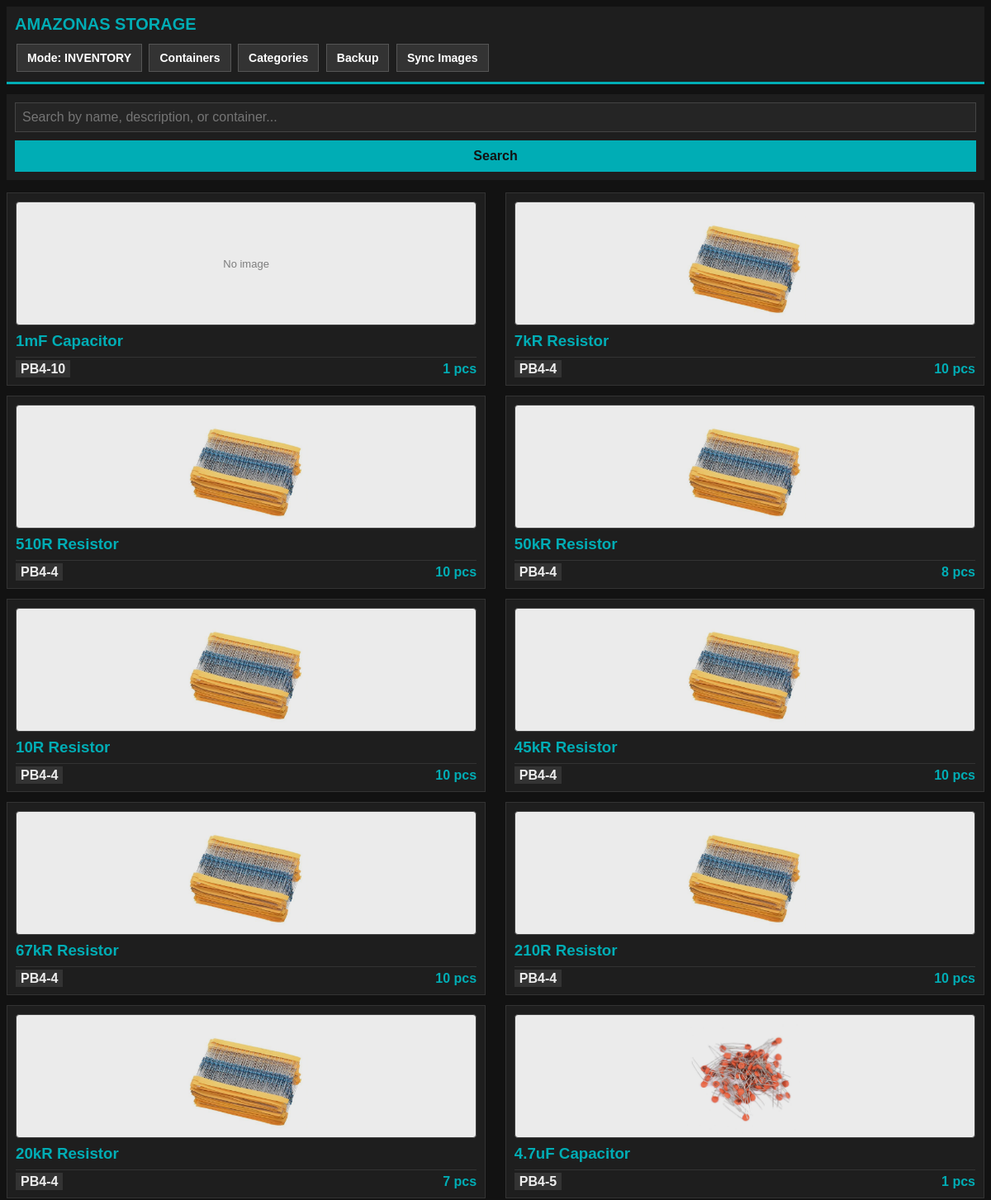
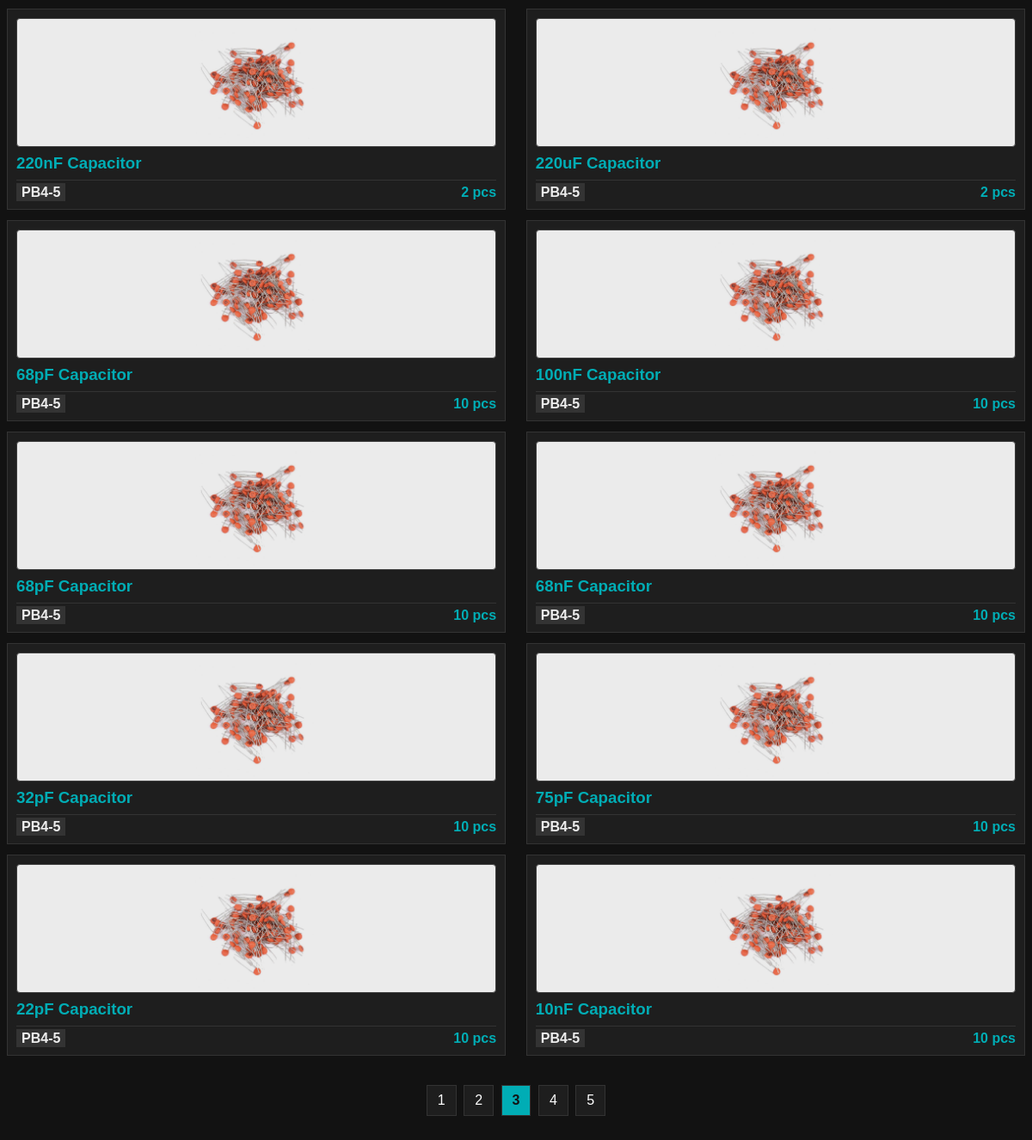
/?page=3, run on the app's committed database (2 pictures, top to bottom).
### tables this page shows
CREATE TABLE items (
            id INTEGER PRIMARY KEY AUTOINCREMENT,
            name TEXT NOT NULL,
            description TEXT,
            quantity INTEGER DEFAULT 1,
            container_id TEXT NOT NULL, category_id INTEGER, image_url TEXT, datasheet_url TEXT,
            FOREIGN KEY (container_id) REFERENCES containers (id)
        );

### app.py (the view)
@app.get("/", response_class=HTMLResponse)
async def index(request: Request, q: Optional[str] = None, page: int = Query(1, ge=1)):
    search_query = (q or "").strip()
    config = load_config()
    current_mode = config.get("mode", "inventory")
    items_per_page = 20 if search_query else (3 if current_mode == "edit" else 20)
    db = db_module.get_db()
    base_query = """
        FROM items i
        LEFT JOIN categories c ON i.category_id = c.id
        LEFT JOIN categories p ON c.parent_id = p.id
    """
    where_clause = ""
    params = []
    if search_query:
        where_clause = """ WHERE i.name LIKE ? OR i.description LIKE ? OR i.container_id LIKE ?
                           OR c.name LIKE ? OR p.name LIKE ? """
        params = [f"%{search_query}%"] * 5
    total_found = db.execute(f"SELECT COUNT(*) {base_query} {where_clause}", params).fetchone()[0]
    total_pages = max(1, math.ceil(total_found / items_per_page))
    if page > total_pages:
        page = total_pages
    offset = (page - 1) * items_per_page
    select_query = f"""
        SELECT i.*, c.name as category_name, p.name as parent_category_name
        {base_query} {where_clause}
        ORDER BY i.id DESC
        LIMIT ? OFFSET ?
    """
    items = db.execute(select_query, params + [items_per_page, offset]).fetchall()
    containers = db.execute("SELECT * FROM containers ORDER BY type_code ASC, main_num ASC, sub_num ASC").fetchall()
    subcategories = db.execute("""
        SELECT c.id, c.name, p.name as parent_name
        FROM categories c
        JOIN categories p ON c.parent_id = p.id
        ORDER BY p.name ASC, c.name ASC
    """).fetchall()
    total_items = db.execute("SELECT COUNT(*) FROM items").fetchone()[0]
    total_containers = db.execute("SELECT COUNT(*) FROM containers").fetchone()[0]
    db.close()
    start_p = max(1, page - 2)
    end_p = min(total_pages, page + 2)
    page_range = list(range(start_p, end_p + 1))
    return templates.TemplateResponse(
        request=request,
        name="index.html",
        context={
            "items": items,
            "containers": containers,
            "subcategories": subcategories,
            "search_query": search_query,
            "total_items": total_items,
            "total_containers": total_containers,
            "mode": current_mode,
            "current_page": page,
            "total_pages": total_pages,
            "page_range": page_range
        }
    )

### templates/index.html (shortened to what this page needs)
<!DOCTYPE html PUBLIC "-//W3C//DTD HTML 4.01 Transitional//EN" "http://www.w3.org/TR/html4/loose.dtd">
<html>
<head>
</head>
<body>
    <div class="header">
        <h1>AMAZONAS STORAGE</h1>
        <div>
            <a href="/toggle-mode" class="nav-btn">Mode: {{ mode.upper() }}</a>
            <a href="/containers" class="nav-btn">Containers</a>
            <a href="/categories" class="nav-btn">Categories</a>
            <a href="/backup" class="nav-btn">Backup</a>
            <a href="/sync-images" class="nav-btn">Sync Images</a>
        </div>
    </div>
    <div class="search-box">
        <form method="get" action="/">
            <input type="text" name="q" value="{{ search_query }}" placeholder="Search by name, description, or container...">
            <button type="submit" class="btn">Search</button>
        </form>
    </div>
    <div class="card-container clearfix">
        {% for item in items %}
            <div class="card" id="card-{{ item.id }}">
                {% if mode == 'edit' %}
                    <form method="post" action="/edit-item/{{ item.id }}">
                        <input type="text" name="name" value="{{ item.name }}" required>
                        <textarea name="description" rows="2">{{ item.description or '' }}</textarea>
                        <input type="number" name="quantity" value="{{ item.quantity }}">
                        <select name="container_id">
                            {% for c in containers %}
                                <option value="{{ c.id }}" {% if c.id == item.container_id %}selected{% endif %}>{{ c.id }}</option>
                            {% endfor %}
                        </select>
                        <select name="category_id">
                            <option value="">-- No Category --</option>
                            {% for cat in subcategories %}
                                <option value="{{ cat.id }}" {% if cat.id == item.category_id %}selected{% endif %}>{{ cat.parent_name }} > {{ cat.name }}</option>
                            {% endfor %}
                        </select>
                        <input type="text" id="img-input-{{ item.id }}" name="image_url" value="{{ item.image_url or '' }}" placeholder="Image URL / Filename">
                        <div class="paste-area" onclick="setActivePaste({{ item.id }})" id="paste-zone-{{ item.id }}">
                            Click here, then press <strong>Ctrl+V</strong>
                        </div>
                        <button type="submit" class="btn">Update</button>
                        <button type="submit" formaction="/delete-item/{{ item.id }}" class="btn btn-danger" onclick="return confirm('Delete item?')">Delete</button>
                    </form>
                {% else %}
                    <div class="img-box">
                        {% if item.image_url %}
                            {% if item.image_url.startswith('http') %}
                                <img src="{{ item.image_url }}" alt="Icon">
                            {% else %}
                                <img src="/assets/icon/{{ item.image_url }}" alt="Icon">
                            {% endif %}
                        {% else %}
                            <span style="color: #888888; font-size: 13px;">No image</span>
                        {% endif %}
                    </div>
                    <h3 style="margin: 5px 0; color: #00adb5;">{{ item.name }}</h3>
                    <div style="margin-top: 8px; border-top: 1px solid #333; padding-top: 5px;">
                        <span style="background-color: #333; padding: 2px 6px; font-weight: bold;">{{ item.container_id }}</span>
                        <span style="float: right; font-weight: bold; color: #00adb5;">{{ item.quantity }} pcs</span>
                    </div>
                {% endif %}
            </div>
        {% else %}
            <p style="text-align: center; color: #888;">No results found.</p>
        {% endfor %}
    </div>
    {% if total_pages > 1 %}
    <div class="pagination">
        {% for p in page_range %}
            <a href="/?page={{ p }}{% if search_query %}&q={{ search_query }}{% endif %}" class="{% if p == current_page %}active{% endif %}">{{ p }}</a>
        {% endfor %}
    </div>
    {% endif %}
</body>
</html>

### templates/index.html (style rules this page uses)
* { -webkit-box-sizing: border-box; -moz-box-sizing: border-box; box-sizing: border-box; }
body { font-family: Arial, Helvetica, sans-serif; background-color: #121212; color: #eeeeee; margin: 0; padding: 8px; }
.header { background-color: #1e1e1e; border-bottom: 3px solid #00adb5; padding: 10px; margin-bottom: 12px; }
.header h1 { margin: 0 0 10px 0; color: #00adb5; font-size: 20px; }
.nav-btn { display: inline-block; background-color: #333333; color: #ffffff; text-decoration: none; padding: 8px 12px; margin: 2px; border: 1px solid #555555; font-size: 14px; font-weight: bold; }
.search-box { margin-bottom: 15px; background-color: #1e1e1e; padding: 10px; }
input[type="text"], input[type="number"], select, textarea { background-color: #252525; color: #ffffff; border: 1px solid #444444; padding: 8px; font-size: 16px; margin-bottom: 6px; width: 100%; }
.btn { background-color: #00adb5; color: #121212; border: none; padding: 10px 15px; font-size: 16px; font-weight: bold; cursor: pointer; width: 100%; margin-top: 4px; }
.card-container { width: 100%; }
.card { background-color: #1e1e1e; border: 1px solid #333333; padding: 10px; margin-bottom: 12px; float: left; width: 100%; }
@media screen and (min-width: 600px) { .card { width: 49%; margin-right: 2%; } }
@media screen and (min-width: 600px) { .card:nth-child(2n) { margin-right: 0; } }
.clearfix:after { content: ""; display: table; clear: both; }
.img-box { width: 100%; height: 150px; background-color: #ffffff; border: 1px solid #444444; margin-bottom: 8px; text-align: center; line-height: 150px; overflow: hidden; border-radius: 4px; -webkit-filter: brightness(0.92); filter: brightness(0.92); }
.img-box img { max-width: 100%; max-height: 100%; width: auto; height: auto; vertical-align: middle; display: inline-block; object-fit: contain; }
.pagination { text-align: center; margin: 20px 0; }
.pagination a, .pagination span { display: inline-block; padding: 8px 12px; background-color: #1e1e1e; color: #ffffff; border: 1px solid #333333; text-decoration: none; margin: 2px; }
.pagination .active { background-color: #00adb5; color: #121212; font-weight: bold; }

### data on the page
items: image_url "No image", name "1mF Capacitor", container_id "PB4-10", quantity "1"
items: image_url (picture), name "7kR Resistor", container_id "PB4-4", quantity "10"
items: image_url (picture), name "510R Resistor", container_id "PB4-4", quantity "10"
items: image_url (picture), name "50kR Resistor", container_id "PB4-4", quantity "8"
items: image_url (picture), name "10R Resistor", container_id "PB4-4", quantity "10"
items: image_url (picture), name "45kR Resistor", container_id "PB4-4", quantity "10"
items: image_url (picture), name "67kR Resistor", container_id "PB4-4", quantity "10"
items: image_url (picture), name "210R Resistor", container_id "PB4-4", quantity "10"
items: image_url (picture), name "20kR Resistor", container_id "PB4-4", quantity "7"
items: image_url (picture), name "4.7uF Capacitor", container_id "PB4-5", quantity "1"
items: image_url (picture), name "220nF Capacitor", container_id "PB4-5", quantity "2"
items: image_url (picture), name "220uF Capacitor", container_id "PB4-5", quantity "2"
items: image_url (picture), name "68pF Capacitor", container_id "PB4-5", quantity "10"
items: image_url (picture), name "100nF Capacitor", container_id "PB4-5", quantity "10"
items: image_url (picture), name "68pF Capacitor", container_id "PB4-5", quantity "10"
items: image_url (picture), name "68nF Capacitor", container_id "PB4-5", quantity "10"
items: image_url (picture), name "32pF Capacitor", container_id "PB4-5", quantity "10"
items: image_url (picture), name "75pF Capacitor", container_id "PB4-5", quantity "10"
items: image_url (picture), name "22pF Capacitor", container_id "PB4-5", quantity "10"
items: image_url (picture), name "10nF Capacitor", container_id "PB4-5", quantity "10"

### other printed values
{{ mode.upper() }} "INVENTORY"
{{ p }} "1" "2" "3" "4" "5"
